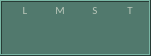
   <widget class="QFrame" name="frame_5">
    <property name="geometry">
     <rect>
      <x>435</x>
      <y>32</y>
      <width>151</width>
      <height>56</height>
     </rect>
    </property>
    <property name="palette">
     <palette>
      <active>
       <colorrole role="WindowText">
        <brush brushstyle="SolidPattern">
         <color alpha="255">
          <red>185</red>
          <green>198</green>
          <blue>185</blue>
         </color>
        </brush>
       </colorrole>
       <colorrole role="Button">
        <brush brushstyle="SolidPattern">
         <color alpha="255">
          <red>81</red>
          <green>121</green>
          <blue>109</blue>
         </color>
        </brush>
       </colorrole>
       <colorrole role="Light">
        <brush brushstyle="SolidPattern">
         <color alpha="255">
          <red>121</red>
          <green>182</green>
          <blue>164</blue>
         </color>
        </brush>
       </colorrole>
       <colorrole role="Midlight">
        <brush brushstyle="SolidPattern">
         <color alpha="255">
          <red>101</red>
          <green>151</green>
          <blue>136</blue>
         </color>
        </brush>
       </colorrole>
       <colorrole role="Dark">
        <brush brushstyle="SolidPattern">
         <color alpha="255">
          <red>40</red>
          <green>60</green>
          <blue>54</blue>
         </color>
        </brush>
       </colorrole>
       <colorrole role="Mid">
        <brush brushstyle="SolidPattern">
         <color alpha="255">
          <red>54</red>
          <green>80</green>
          <blue>72</blue>
         </color>
        </brush>
       </colorrole>
       <colorrole role="Text">
        <brush brushstyle="SolidPattern">
         <color alpha="255">
          <red>185</red>
          <green>198</green>
          <blue>185</blue>
         </color>
        </brush>
       </colorrole>
       <colorrole role="BrightText">
        <brush brushstyle="SolidPattern">
         <color alpha="255">
          <red>255</red>
          <green>255</green>
          <blue>255</blue>
         </color>
        </brush>
       </colorrole>
       <colorrole role="ButtonText">
        <brush brushstyle="SolidPattern">
         <color alpha="255">
          <red>255</red>
          <green>255</green>
          <blue>255</blue>
         </color>
        </brush>
       </colorrole>
       <colorrole role="Base">
        <brush brushstyle="SolidPattern">
         <color alpha="255">
          <red>0</red>
          <green>0</green>
          <blue>0</blue>
         </color>
        </brush>
       </colorrole>
       <colorrole role="Window">
        <brush brushstyle="SolidPattern">
         <color alpha="255">
          <red>81</red>
          <green>121</green>
          <blue>109</blue>
         </color>
        </brush>
       </colorrole>
       <colorrole role="Shadow">
        <brush brushstyle="SolidPattern">
         <color alpha="255">
          <red>0</red>
          <green>0</green>
          <blue>0</blue>
         </color>
        </brush>
       </colorrole>
       <colorrole role="AlternateBase">
        <brush brushstyle="SolidPattern">
         <color alpha="255">
          <red>40</red>
          <green>60</green>
          <blue>54</blue>
         </color>
        </brush>
       </colorrole>
       <colorrole role="ToolTipBase">
        <brush brushstyle="SolidPattern">
         <color alpha="255">
          <red>255</red>
          <green>255</green>
          <blue>220</blue>
         </color>
        </brush>
       </colorrole>
       <colorrole role="ToolTipText">
        <brush brushstyle="SolidPattern">
         <color alpha="255">
          <red>0</red>
          <green>0</green>
          <blue>0</blue>
         </color>
        </brush>
       </colorrole>
      </active>
      <inactive>
       <colorrole role="WindowText">
        <brush brushstyle="SolidPattern">
         <color alpha="255">
          <red>185</red>
          <green>198</green>
          <blue>185</blue>
         </color>
        </brush>
       </colorrole>
       <colorrole role="Button">
        <brush brushstyle="SolidPattern">
         <color alpha="255">
          <red>81</red>
          <green>121</green>
          <blue>109</blue>
         </color>
        </brush>
       </colorrole>
       <colorrole role="Light">
        <brush brushstyle="SolidPattern">
         <color alpha="255">
          <red>121</red>
          <green>182</green>
          <blue>164</blue>
         </color>
        </brush>
       </colorrole>
       <colorrole role="Midlight">
        <brush brushstyle="SolidPattern">
         <color alpha="255">
          <red>101</red>
          <green>151</green>
          <blue>136</blue>
         </color>
        </brush>
       </colorrole>
       <colorrole role="Dark">
        <brush brushstyle="SolidPattern">
         <color alpha="255">
          <red>40</red>
          <green>60</green>
          <blue>54</blue>
         </color>
        </brush>
       </colorrole>
       <colorrole role="Mid">
        <brush brushstyle="SolidPattern">
         <color alpha="255">
          <red>54</red>
          <green>80</green>
          <blue>72</blue>
         </color>
        </brush>
       </colorrole>
       <colorrole role="Text">
        <brush brushstyle="SolidPattern">
         <color alpha="255">
          <red>185</red>
          <green>198</green>
          <blue>185</blue>
         </color>
        </brush>
       </colorrole>
       <colorrole role="BrightText">
        <brush brushstyle="SolidPattern">
         <color alpha="255">
          <red>255</red>
          <green>255</green>
          <blue>255</blue>
         </color>
        </brush>
       </colorrole>
       <colorrole role="ButtonText">
        <brush brushstyle="SolidPattern">
         <color alpha="255">
          <red>255</red>
          <green>255</green>
          <blue>255</blue>
         </color>
        </brush>
       </colorrole>
       <colorrole role="Base">
        <brush brushstyle="SolidPattern">
         <color alpha="255">
          <red>0</red>
          <green>0</green>
          <blue>0</blue>
         </color>
        </brush>
       </colorrole>
       <colorrole role="Window">
        <brush brushstyle="SolidPattern">
         <color alpha="255">
          <red>81</red>
          <green>121</green>
          <blue>109</blue>
         </color>
        </brush>
       </colorrole>
       <colorrole role="Shadow">
        <brush brushstyle="SolidPattern">
         <color alpha="255">
          <red>0</red>
          <green>0</green>
          <blue>0</blue>
         </color>
        </brush>
       </colorrole>
       <colorrole role="AlternateBase">
        <brush brushstyle="SolidPattern">
         <color alpha="255">
          <red>40</red>
          <green>60</green>
          <blue>54</blue>
         </color>
        </brush>
       </colorrole>
       <colorrole role="ToolTipBase">
        <brush brushstyle="SolidPattern">
         <color alpha="255">
          <red>255</red>
          <green>255</green>
          <blue>220</blue>
         </color>
        </brush>
       </colorrole>
       <colorrole role="ToolTipText">
        <brush brushstyle="SolidPattern">
         <color alpha="255">
          <red>0</red>
          <green>0</green>
          <blue>0</blue>
         </color>
        </brush>
       </colorrole>
      </inactive>
      <disabled>
       <colorrole role="WindowText">
        <brush brushstyle="SolidPattern">
         <color alpha="255">
          <red>40</red>
          <green>60</green>
          <blue>54</blue>
         </color>
        </brush>
       </colorrole>
       <colorrole role="Button">
        <brush brushstyle="SolidPattern">
         <color alpha="255">
          <red>81</red>
          <green>121</green>
          <blue>109</blue>
         </color>
        </brush>
       </colorrole>
       <colorrole role="Light">
        <brush brushstyle="SolidPattern">
         <color alpha="255">
          <red>121</red>
          <green>182</green>
          <blue>164</blue>
         </color>
        </brush>
       </colorrole>
       <colorrole role="Midlight">
        <brush brushstyle="SolidPattern">
         <color alpha="255">
          <red>101</red>
          <green>151</green>
          <blue>136</blue>
         </color>
        </brush>
       </colorrole>
       <colorrole role="Dark">
        <brush brushstyle="SolidPattern">
         <color alpha="255">
          <red>40</red>
          <green>60</green>
          <blue>54</blue>
         </color>
        </brush>
       </colorrole>
       <colorrole role="Mid">
        <brush brushstyle="SolidPattern">
         <color alpha="255">
          <red>54</red>
          <green>80</green>
          <blue>72</blue>
         </color>
        </brush>
       </colorrole>
       <colorrole role="Text">
        <brush brushstyle="SolidPattern">
         <color alpha="255">
          <red>40</red>
          <green>60</green>
          <blue>54</blue>
         </color>
        </brush>
       </colorrole>
       <colorrole role="BrightText">
        <brush brushstyle="SolidPattern">
         <color alpha="255">
          <red>255</red>
          <green>255</green>
          <blue>255</blue>
         </color>
        </brush>
       </colorrole>
       <colorrole role="ButtonText">
        <brush brushstyle="SolidPattern">
         <color alpha="255">
          <red>40</red>
          <green>60</green>
          <blue>54</blue>
         </color>
        </brush>
       </colorrole>
       <colorrole role="Base">
        <brush brushstyle="SolidPattern">
         <color alpha="255">
          <red>81</red>
          <green>121</green>
          <blue>109</blue>
         </color>
        </brush>
       </colorrole>
       <colorrole role="Window">
        <brush brushstyle="SolidPattern">
         <color alpha="255">
          <red>81</red>
          <green>121</green>
          <blue>109</blue>
         </color>
        </brush>
       </colorrole>
       <colorrole role="Shadow">
        <brush brushstyle="SolidPattern">
         <color alpha="255">
          <red>0</red>
          <green>0</green>
          <blue>0</blue>
         </color>
        </brush>
       </colorrole>
       <colorrole role="AlternateBase">
        <brush brushstyle="SolidPattern">
         <color alpha="255">
          <red>81</red>
          <green>121</green>
          <blue>109</blue>
         </color>
        </brush>
       </colorrole>
       <colorrole role="ToolTipBase">
        <brush brushstyle="SolidPattern">
         <color alpha="255">
          <red>255</red>
          <green>255</green>
          <blue>220</blue>
         </color>
        </brush>
       </colorrole>
       <colorrole role="ToolTipText">
        <brush brushstyle="SolidPattern">
         <color alpha="255">
          <red>0</red>
          <green>0</green>
          <blue>0</blue>
         </color>
        </brush>
       </colorrole>
      </disabled>
     </palette>
    </property>
    <property name="frameShape">
     <enum>QFrame::Box</enum>
    </property>
    <property name="frameShadow">
     <enum>QFrame::Raised</enum>
    </property>
    <property name="lineWidth">
     <number>1</number>
    </property>
    <property name="midLineWidth">
     <number>0</number>
    </property>
    <widget class="QLabel" name="label_fileData_19">
     <property name="geometry">
      <rect>
       <x>50</x>
       <y>0</y>
       <width>20</width>
       <height>20</height>
      </rect>
     </property>
     <property name="font">
      <font>
       <family>Calibri</family>
       <pointsize>8</pointsize>
      </font>
     </property>
     <property name="text">
      <string>M</string>
     </property>
     <property name="alignment">
      <set>Qt::AlignCenter</set>
     </property>
    </widget>
    <widget class="QLabel" name="label_fileData_20">
     <property name="geometry">
      <rect>
       <x>15</x>
       <y>0</y>
       <width>20</width>
       <height>20</height>
      </rect>
     </property>
     <property name="font">
      <font>
       <family>Calibri</family>
       <pointsize>8</pointsize>
      </font>
     </property>
     <property name="text">
      <string>L</string>
     </property>
     <property name="alignment">
      <set>Qt::AlignCenter</set>
     </property>
    </widget>
    <widget class="QLabel" name="label_fileData_21">
     <property name="geometry">
      <rect>
       <x>85</x>
       <y>0</y>
       <width>20</width>
       <height>20</height>
      </rect>
     </property>
     <property name="font">
      <font>
       <family>Calibri</family>
       <pointsize>8</pointsize>
      </font>
     </property>
     <property name="text">
      <string>S</string>
     </property>
     <property name="alignment">
      <set>Qt::AlignCenter</set>
     </property>
    </widget>
    <widget class="QLabel" name="label_fileData_22">
     <property name="geometry">
      <rect>
       <x>120</x>
       <y>0</y>
       <width>20</width>
       <height>20</height>
      </rect>
     </property>
     <property name="font">
      <font>
       <family>Calibri</family>
       <pointsize>8</pointsize>
      </font>
     </property>
     <property name="text">
      <string>T</string>
     </property>
     <property name="alignment">
      <set>Qt::AlignCenter</set>
     </property>
    </widget>
    <widget class="QPushButton" name="pushButton_P3_largeIcon">
     <property name="enabled">
      <bool>true</bool>
     </property>
     <property name="geometry">
      <rect>
       <x>10</x>
       <y>20</y>
       <width>30</width>
       <height>30</height>
      </rect>
     </property>
     <property name="palette">
      <palette>
       <active>
        <colorrole role="WindowText">
         <brush brushstyle="SolidPattern">
          <color alpha="255">
           <red>0</red>
           <green>0</green>
           <blue>0</blue>
          </color>
         </brush>
        </colorrole>
        <colorrole role="Text">
         <brush brushstyle="SolidPattern">
          <color alpha="255">
           <red>255</red>
           <green>255</green>
           <blue>0</blue>
          </color>
         </brush>
        </colorrole>
        <colorrole role="ButtonText">
         <brush brushstyle="SolidPattern">
          <color alpha="255">
           <red>255</red>
           <green>255</green>
           <blue>0</blue>
          </color>
         </brush>
        </colorrole>
       </active>
       <inactive>
        <colorrole role="WindowText">
         <brush brushstyle="SolidPattern">
          <color alpha="255">
           <red>0</red>
           <green>0</green>
           <blue>0</blue>
          </color>
         </brush>
        </colorrole>
        <colorrole role="Text">
         <brush brushstyle="SolidPattern">
          <color alpha="255">
           <red>0</red>
           <green>0</green>
           <blue>0</blue>
          </color>
         </brush>
        </colorrole>
        <colorrole role="ButtonText">
         <brush brushstyle="SolidPattern">
          <color alpha="255">
           <red>0</red>
           <green>0</green>
           <blue>0</blue>
          </color>
         </brush>
        </colorrole>
       </inactive>
       <disabled>
        <colorrole role="WindowText">
         <brush brushstyle="SolidPattern">
          <color alpha="255">
           <red>120</red>
           <green>120</green>
           <blue>120</blue>
          </color>
         </brush>
        </colorrole>
        <colorrole role="Text">
         <brush brushstyle="SolidPattern">
          <color alpha="255">
           <red>120</red>
           <green>120</green>
           <blue>120</blue>
          </color>
         </brush>
        </colorrole>
        <colorrole role="ButtonText">
         <brush brushstyle="SolidPattern">
          <color alpha="255">
           <red>120</red>
           <green>120</green>
           <blue>120</blue>
          </color>
         </brush>
        </colorrole>
       </disabled>
      </palette>
     </property>
     <property name="autoFillBackground">
      <bool>false</bool>
     </property>
     <property name="text">
      <string/>
     </property>
     <property name="icon">
      <iconset>
       <normaloff>icons/publishToolIcon/sizeChoose_Large_Close.png</normaloff>
       <normalon>icons/publishToolIcon/sizeChooseLarge.png</normalon>
       <disabledon>icons/publishToolIcon/sizeChooseLarge.png</disabledon>
       <selectedon>icons/publishToolIcon/sizeChooseLarge.png</selectedon>icons/publishToolIcon/sizeChoose_Large_Close.png</iconset>
     </property>
     <property name="iconSize">
      <size>
       <width>30</width>
       <height>30</height>
      </size>
     </property>
     <property name="checkable">
      <bool>true</bool>
     </property>
     <property name="checked">
      <bool>false</bool>
     </property>
     <property name="autoRepeat">
      <bool>false</bool>
     </property>
     <property name="autoExclusive">
      <bool>false</bool>
     </property>
     <property name="autoDefault">
      <bool>false</bool>
     </property>
     <property name="default">
      <bool>false</bool>
     </property>
     <property name="flat">
      <bool>true</bool>
     </property>
    </widget>
    <widget class="QPushButton" name="pushButton_P3_MidIcon">
     <property name="enabled">
      <bool>true</bool>
     </property>
     <property name="geometry">
      <rect>
       <x>45</x>
       <y>20</y>
       <width>30</width>
       <height>30</height>
      </rect>
     </property>
     <property name="palette">
      <palette>
       <active>
        <colorrole role="WindowText">
         <brush brushstyle="SolidPattern">
          <color alpha="255">
           <red>0</red>
           <green>0</green>
           <blue>0</blue>
          </color>
         </brush>
        </colorrole>
        <colorrole role="Text">
         <brush brushstyle="SolidPattern">
          <color alpha="255">
           <red>255</red>
           <green>255</green>
           <blue>0</blue>
          </color>
         </brush>
        </colorrole>
        <colorrole role="ButtonText">
         <brush brushstyle="SolidPattern">
          <color alpha="255">
           <red>255</red>
           <green>255</green>
           <blue>0</blue>
          </color>
         </brush>
        </colorrole>
       </active>
       <inactive>
        <colorrole role="WindowText">
         <brush brushstyle="SolidPattern">
          <color alpha="255">
           <red>0</red>
           <green>0</green>
           <blue>0</blue>
          </color>
         </brush>
        </colorrole>
        <colorrole role="Text">
         <brush brushstyle="SolidPattern">
          <color alpha="255">
           <red>0</red>
           <green>0</green>
           <blue>0</blue>
          </color>
         </brush>
        </colorrole>
        <colorrole role="ButtonText">
         <brush brushstyle="SolidPattern">
          <color alpha="255">
           <red>0</red>
           <green>0</green>
           <blue>0</blue>
          </color>
         </brush>
        </colorrole>
       </inactive>
       <disabled>
        <colorrole role="WindowText">
         <brush brushstyle="SolidPattern">
          <color alpha="255">
           <red>120</red>
           <green>120</green>
           <blue>120</blue>
          </color>
         </brush>
        </colorrole>
        <colorrole role="Text">
         <brush brushstyle="SolidPattern">
          <color alpha="255">
           <red>120</red>
           <green>120</green>
           <blue>120</blue>
          </color>
         </brush>
        </colorrole>
        <colorrole role="ButtonText">
         <brush brushstyle="SolidPattern">
          <color alpha="255">
           <red>120</red>
           <green>120</green>
           <blue>120</blue>
          </color>
         </brush>
        </colorrole>
       </disabled>
      </palette>
     </property>
     <property name="autoFillBackground">
      <bool>false</bool>
     </property>
     <property name="text">
      <string/>
     </property>
     <property name="icon">
      <iconset>
       <normaloff>icons/publishToolIcon/sizeChoose_Mid_Close.png</normaloff>
       <normalon>icons/publishToolIcon/sizeChooseMid.png</normalon>
       <disabledon>icons/publishToolIcon/sizeChooseMid.png</disabledon>
       <activeon>icons/publishToolIcon/sizeChooseMid.png</activeon>
       <selectedon>icons/publishToolIcon/sizeChooseMid.png</selectedon>icons/publishToolIcon/sizeChoose_Mid_Close.png</iconset>
     </property>
     <property name="iconSize">
      <size>
       <width>30</width>
       <height>30</height>
      </size>
     </property>
     <property name="checkable">
      <bool>true</bool>
     </property>
     <property name="checked">
      <bool>false</bool>
     </property>
     <property name="autoRepeat">
      <bool>false</bool>
     </property>
     <property name="autoExclusive">
      <bool>false</bool>
     </property>
     <property name="autoDefault">
      <bool>false</bool>
     </property>
     <property name="default">
      <bool>false</bool>
     </property>
     <property name="flat">
      <bool>true</bool>
     </property>
    </widget>
    <widget class="QPushButton" name="pushButton_P3_smallIcon">
     <property name="enabled">
      <bool>true</bool>
     </property>
     <property name="geometry">
      <rect>
       <x>80</x>
       <y>20</y>
       <width>30</width>
       <height>30</height>
      </rect>
     </property>
     <property name="palette">
      <palette>
       <active>
        <colorrole role="WindowText">
         <brush brushstyle="SolidPattern">
          <color alpha="255">
           <red>0</red>
           <green>0</green>
           <blue>0</blue>
          </color>
         </brush>
        </colorrole>
        <colorrole role="Text">
         <brush brushstyle="SolidPattern">
          <color alpha="255">
           <red>255</red>
           <green>255</green>
           <blue>0</blue>
          </color>
         </brush>
        </colorrole>
        <colorrole role="ButtonText">
         <brush brushstyle="SolidPattern">
          <color alpha="255">
           <red>255</red>
           <green>255</green>
           <blue>0</blue>
          </color>
         </brush>
        </colorrole>
       </active>
       <inactive>
        <colorrole role="WindowText">
         <brush brushstyle="SolidPattern">
          <color alpha="255">
           <red>0</red>
           <green>0</green>
           <blue>0</blue>
          </color>
         </brush>
        </colorrole>
        <colorrole role="Text">
         <brush brushstyle="SolidPattern">
          <color alpha="255">
           <red>0</red>
           <green>0</green>
           <blue>0</blue>
          </color>
         </brush>
        </colorrole>
        <colorrole role="ButtonText">
         <brush brushstyle="SolidPattern">
          <color alpha="255">
           <red>0</red>
           <green>0</green>
           <blue>0</blue>
          </color>
         </brush>
        </colorrole>
       </inactive>
       <disabled>
        <colorrole role="WindowText">
         <brush brushstyle="SolidPattern">
          <color alpha="255">
           <red>120</red>
           <green>120</green>
           <blue>120</blue>
          </color>
         </brush>
        </colorrole>
        <colorrole role="Text">
         <brush brushstyle="SolidPattern">
          <color alpha="255">
           <red>120</red>
           <green>120</green>
           <blue>120</blue>
          </color>
         </brush>
        </colorrole>
        <colorrole role="ButtonText">
         <brush brushstyle="SolidPattern">
          <color alpha="255">
           <red>120</red>
           <green>120</green>
           <blue>120</blue>
          </color>
         </brush>
        </colorrole>
       </disabled>
      </palette>
     </property>
     <property name="autoFillBackground">
      <bool>false</bool>
     </property>
     <property name="text">
      <string/>
     </property>
     <property name="icon">
      <iconset>
       <normaloff>icons/publishToolIcon/sizeChoose_Small_Close.png</normaloff>
       <normalon>icons/publishToolIcon/sizeChooseSmall.png</normalon>
       <disabledon>icons/publishToolIcon/sizeChooseSmall.png</disabledon>
       <activeon>icons/publishToolIcon/sizeChooseSmall.png</activeon>
       <selectedon>icons/publishToolIcon/sizeChooseSmall.png</selectedon>icons/publishToolIcon/sizeChoose_Small_Close.png</iconset>
     </property>
     <property name="iconSize">
      <size>
       <width>30</width>
       <height>30</height>
      </size>
     </property>
     <property name="checkable">
      <bool>true</bool>
     </property>
     <property name="checked">
      <bool>false</bool>
     </property>
     <property name="autoRepeat">
      <bool>false</bool>
     </property>
     <property name="autoExclusive">
      <bool>false</bool>
     </property>
     <property name="autoDefault">
      <bool>false</bool>
     </property>
     <property name="default">
      <bool>false</bool>
     </property>
     <property name="flat">
      <bool>true</bool>
     </property>
    </widget>
    <widget class="QPushButton" name="pushButton_P3_text">
     <property name="enabled">
      <bool>true</bool>
     </property>
     <property name="geometry">
      <rect>
       <x>115</x>
       <y>20</y>
       <width>30</width>
       <height>30</height>
      </rect>
     </property>
     <property name="palette">
      <palette>
       <active>
        <colorrole role="WindowText">
         <brush brushstyle="SolidPattern">
          <color alpha="255">
           <red>0</red>
           <green>0</green>
           <blue>0</blue>
          </color>
         </brush>
        </colorrole>
        <colorrole role="Text">
         <brush brushstyle="SolidPattern">
          <color alpha="255">
           <red>255</red>
           <green>255</green>
           <blue>0</blue>
          </color>
         </brush>
        </colorrole>
        <colorrole role="ButtonText">
         <brush brushstyle="SolidPattern">
          <color alpha="255">
           <red>255</red>
           <green>255</green>
           <blue>0</blue>
          </color>
         </brush>
        </colorrole>
       </active>
       <inactive>
        <colorrole role="WindowText">
         <brush brushstyle="SolidPattern">
          <color alpha="255">
           <red>0</red>
           <green>0</green>
           <blue>0</blue>
          </color>
         </brush>
        </colorrole>
        <colorrole role="Text">
         <brush brushstyle="SolidPattern">
          <color alpha="255">
           <red>0</red>
           <green>0</green>
           <blue>0</blue>
          </color>
         </brush>
        </colorrole>
        <colorrole role="ButtonText">
         <brush brushstyle="SolidPattern">
          <color alpha="255">
           <red>0</red>
           <green>0</green>
           <blue>0</blue>
          </color>
         </brush>
        </colorrole>
       </inactive>
       <disabled>
        <colorrole role="WindowText">
         <brush brushstyle="SolidPattern">
          <color alpha="255">
           <red>120</red>
           <green>120</green>
           <blue>120</blue>
          </color>
         </brush>
        </colorrole>
        <colorrole role="Text">
         <brush brushstyle="SolidPattern">
          <color alpha="255">
           <red>120</red>
           <green>120</green>
           <blue>120</blue>
          </color>
         </brush>
        </colorrole>
        <colorrole role="ButtonText">
         <brush brushstyle="SolidPattern">
          <color alpha="255">
           <red>120</red>
           <green>120</green>
           <blue>120</blue>
          </color>
         </brush>
        </colorrole>
       </disabled>
      </palette>
     </property>
     <property name="autoFillBackground">
      <bool>false</bool>
     </property>
     <property name="text">
      <string/>
     </property>
     <property name="icon">
      <iconset>
       <normaloff>icons/publishToolIcon/sizeChoose_Text_Close.png</normaloff>
       <normalon>icons/publishToolIcon/sizeChooseText.png</normalon>
       <disabledon>icons/publishToolIcon/sizeChooseText.png</disabledon>
       <selectedon>icons/publishToolIcon/sizeChooseText.png</selectedon>icons/publishToolIcon/sizeChoose_Text_Close.png</iconset>
     </property>
     <property name="iconSize">
      <size>
       <width>30</width>
       <height>30</height>
      </size>
     </property>
     <property name="checkable">
      <bool>true</bool>
     </property>
     <property name="checked">
      <bool>false</bool>
     </property>
     <property name="autoRepeat">
      <bool>false</bool>
     </property>
     <property name="autoExclusive">
      <bool>false</bool>
     </property>
     <property name="autoDefault">
      <bool>false</bool>
     </property>
     <property name="default">
      <bool>false</bool>
     </property>
     <property name="flat">
      <bool>true</bool>
     </property>
    </widget>
   </widget>
